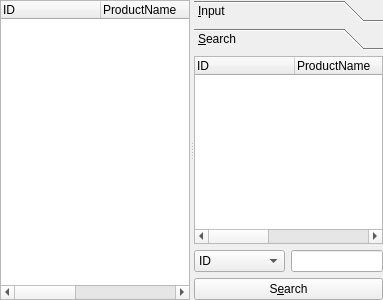
<?xml version="1.0" encoding="UTF-8"?>
<ui version="4.0">
 <class>ProductManagerForm</class>
 <widget class="QWidget" name="ProductManagerForm">
  <property name="geometry">
   <rect>
    <x>0</x>
    <y>0</y>
    <width>383</width>
    <height>300</height>
   </rect>
  </property>
  <property name="windowTitle">
   <string>Form</string>
  </property>
  <layout class="QVBoxLayout" name="verticalLayout_2">
   <property name="leftMargin">
    <number>0</number>
   </property>
   <property name="topMargin">
    <number>0</number>
   </property>
   <property name="rightMargin">
    <number>0</number>
   </property>
   <property name="bottomMargin">
    <number>0</number>
   </property>
   <item>
    <widget class="QSplitter" name="splitter">
     <property name="orientation">
      <enum>Qt::Horizontal</enum>
     </property>
     <widget class="QWidget" name="layoutWidget">
      <layout class="QVBoxLayout" name="listVerticalLayout">
       <item>
        <widget class="QTreeWidget" name="treeWidget">
         <property name="rootIsDecorated">
          <bool>false</bool>
         </property>
         <column>
          <property name="text">
           <string>ID</string>
          </property>
         </column>
         <column>
          <property name="text">
           <string>ProductName</string>
          </property>
         </column>
         <column>
          <property name="text">
           <string>Price</string>
          </property>
         </column>
         <column>
          <property name="text">
           <string>Quantity</string>
          </property>
         </column>
         <column>
          <property name="text">
           <string>Country</string>
          </property>
         </column>
        </widget>
       </item>
      </layout>
     </widget>
     <widget class="QToolBox" name="toolBox">
      <property name="currentIndex">
       <number>1</number>
      </property>
      <widget class="QWidget" name="inputPage">
       <property name="geometry">
        <rect>
         <x>0</x>
         <y>0</y>
         <width>194</width>
         <height>252</height>
        </rect>
       </property>
       <attribute name="label">
        <string>&amp;Input</string>
       </attribute>
       <layout class="QVBoxLayout" name="verticalLayout">
        <property name="leftMargin">
         <number>0</number>
        </property>
        <property name="topMargin">
         <number>0</number>
        </property>
        <property name="rightMargin">
         <number>0</number>
        </property>
        <property name="bottomMargin">
         <number>0</number>
        </property>
        <item>
         <layout class="QFormLayout" name="clientFormLayout">
          <item row="0" column="0">
           <widget class="QLabel" name="idLabel">
            <property name="text">
             <string>I&amp;D</string>
            </property>
            <property name="buddy">
             <cstring>idLineEdit</cstring>
            </property>
           </widget>
          </item>
          <item row="0" column="1">
           <widget class="QLineEdit" name="idLineEdit">
            <property name="readOnly">
             <bool>true</bool>
            </property>
           </widget>
          </item>
          <item row="1" column="0">
           <widget class="QLabel" name="productNameLabel">
            <property name="text">
             <string>&amp;ProductName</string>
            </property>
            <property name="buddy">
             <cstring>productNameLineEdit</cstring>
            </property>
           </widget>
          </item>
          <item row="1" column="1">
           <widget class="QLineEdit" name="productNameLineEdit"/>
          </item>
          <item row="2" column="0">
           <widget class="QLabel" name="priceLabel">
            <property name="text">
             <string>P&amp;rice</string>
            </property>
            <property name="buddy">
             <cstring>priceLineEdit</cstring>
            </property>
           </widget>
          </item>
          <item row="2" column="1">
           <widget class="QLineEdit" name="priceLineEdit"/>
          </item>
          <item row="3" column="0">
           <widget class="QLabel" name="quantityLabel">
            <property name="text">
             <string>Quantity</string>
            </property>
            <property name="buddy">
             <cstring>quantityLineEdit</cstring>
            </property>
           </widget>
          </item>
          <item row="3" column="1">
           <widget class="QLineEdit" name="quantityLineEdit"/>
          </item>
          <item row="4" column="0">
           <widget class="QLabel" name="countryLabel">
            <property name="text">
             <string>C&amp;ountry</string>
            </property>
            <property name="buddy">
             <cstring>countryLineEdit</cstring>
            </property>
           </widget>
          </item>
          <item row="4" column="1">
           <widget class="QLineEdit" name="countryLineEdit"/>
          </item>
         </layout>
        </item>
        <item>
         <spacer name="verticalSpacer">
          <property name="orientation">
           <enum>Qt::Vertical</enum>
          </property>
          <property name="sizeHint" stdset="0">
           <size>
            <width>20</width>
            <height>40</height>
           </size>
          </property>
         </spacer>
        </item>
        <item>
         <layout class="QHBoxLayout" name="addHorizontalLayout">
          <item>
           <widget class="QPushButton" name="addPushButton">
            <property name="text">
             <string>&amp;Add</string>
            </property>
           </widget>
          </item>
          <item>
           <widget class="QPushButton" name="modifyPushButton">
            <property name="text">
             <string>&amp;Modify</string>
            </property>
           </widget>
          </item>
         </layout>
        </item>
       </layout>
      </widget>
      <widget class="QWidget" name="searchPage">
       <property name="geometry">
        <rect>
         <x>0</x>
         <y>0</y>
         <width>194</width>
         <height>252</height>
        </rect>
       </property>
       <attribute name="label">
        <string>&amp;Search</string>
       </attribute>
       <layout class="QVBoxLayout" name="verticalLayout_3">
        <property name="leftMargin">
         <number>0</number>
        </property>
        <property name="topMargin">
         <number>0</number>
        </property>
        <property name="rightMargin">
         <number>0</number>
        </property>
        <property name="bottomMargin">
         <number>0</number>
        </property>
        <item>
         <widget class="QTreeWidget" name="searchTreeWidget">
          <property name="rootIsDecorated">
           <bool>false</bool>
          </property>
          <column>
           <property name="text">
            <string>ID</string>
           </property>
          </column>
          <column>
           <property name="text">
            <string>ProductName</string>
           </property>
          </column>
          <column>
           <property name="text">
            <string>Price</string>
           </property>
          </column>
          <column>
           <property name="text">
            <string>Quantity</string>
           </property>
          </column>
          <column>
           <property name="text">
            <string>Country</string>
           </property>
          </column>
         </widget>
        </item>
        <item>
         <layout class="QHBoxLayout" name="horizontalLayout">
          <item>
           <widget class="QComboBox" name="searchComboBox">
            <item>
             <property name="text">
              <string>ID</string>
             </property>
            </item>
            <item>
             <property name="text">
              <string>PriceName</string>
             </property>
            </item>
            <item>
             <property name="text">
              <string>Price</string>
             </property>
            </item>
            <item>
             <property name="text">
              <string>Quantity</string>
             </property>
            </item>
            <item>
             <property name="text">
              <string>Country</string>
             </property>
            </item>
           </widget>
          </item>
          <item>
           <widget class="QLineEdit" name="searchLineEdit"/>
          </item>
         </layout>
        </item>
        <item>
         <widget class="QPushButton" name="searchPushButton">
          <property name="text">
           <string>S&amp;earch</string>
          </property>
         </widget>
        </item>
       </layout>
      </widget>
     </widget>
    </widget>
   </item>
  </layout>
 </widget>
 <resources/>
 <connections/>
</ui>
